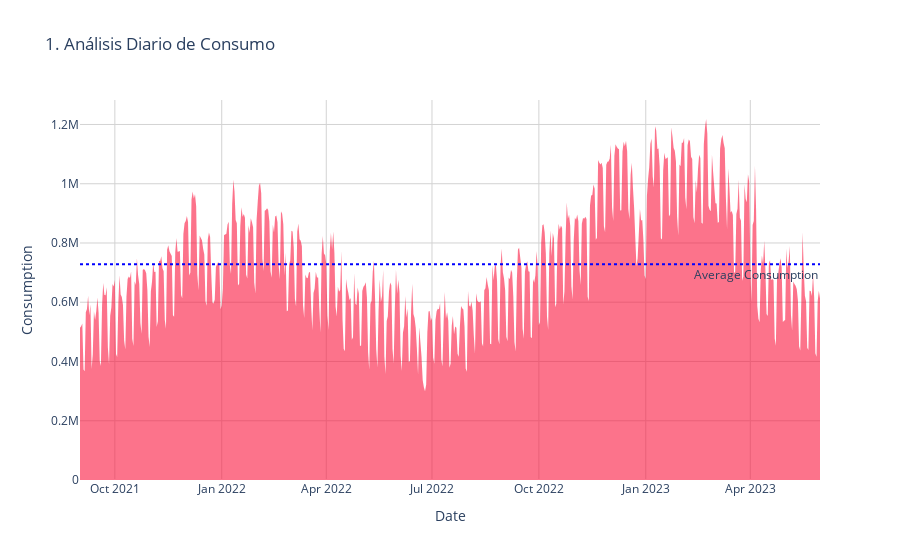

Notebook source saved alongside this figure:
### Code cell
# Convertir a tipo datetime
train['datetime'] = pd.to_datetime(train['datetime'])

# Filtrar solo las filas de consumo
consumption_data = train[train['is_consumption'] == 1]

# Resumir datos de consumo por día
dailyCons = consumption_data.resample('D', on='datetime').sum()

# Calcular el consumo promedio diario
meanConsumption = dailyCons['target'].mean()

# Crear la gráfica de área
fig = go.Figure()

# Añadir la traza de área para el consumo diario
fig.add_trace(go.Scatter(
    x=dailyCons.index, y=dailyCons['target'],
    fill='tozeroy',
    mode='none',  # Ocultar las líneas
    name='Daily Consumption',
    fillcolor='rgba(250, 22, 63, 0.6)'  # Color del área con transparencia
))

# Añadir la línea horizontal indicando el consumo promedio
fig.add_hline(y=meanConsumption, line_dash="dot",
              annotation_text="Average Consumption",
              annotation_position="bottom right",
              line=dict(color='blue', width=2))

# Personalizar la apariencia de la gráfica
fig.update_layout(
    title='1. Análisis Diario de Consumo',
    xaxis_title='Date',
    yaxis_title='Consumption',
    plot_bgcolor='rgba(0,0,0,0)',  # Fondo transparente
    yaxis=dict(
        gridcolor='lightgrey'  # Color de las líneas de la cuadrícula
    ),
    xaxis=dict(
        gridcolor='lightgrey'  # Color de las líneas de la cuadrícula
    )
)

# Mostrar la gráfica
fig.show()

### Figure 1 — Plotly figure (JSON) as saved in the notebook; plotly's stock layout.template omitted (floating-point values rounded to 4 significant figures; data arrays with more than 128 entries replaced by an {"elided": "..."} marker saying what was removed)
{"data": [{"fill": "tozeroy", "fillcolor": "rgba(250, 22, 63, 0.6)", "mode": "none", "name": "Daily Consumption", "type": "scatter", "x": {"elided": "638 str values"}, "y": {"elided": "638 float values"}}], "layout": {"annotations": [{"showarrow": false, "text": "Average Consumption", "x": 1, "xanchor": "right", "xref": "x domain", "y": 728500.0, "yanchor": "top", "yref": "y"}], "plot_bgcolor": "rgba(0,0,0,0)", "shapes": [{"line": {"color": "blue", "dash": "dot", "width": 2}, "type": "line", "x0": 0, "x1": 1, "xref": "x domain", "y0": 728500.0, "y1": 728500.0, "yref": "y"}], "title": {"text": "1. Análisis Diario de Consumo"}, "xaxis": {"gridcolor": "lightgrey", "title": {"text": "Date"}}, "yaxis": {"gridcolor": "lightgrey", "title": {"text": "Consumption"}}}}
